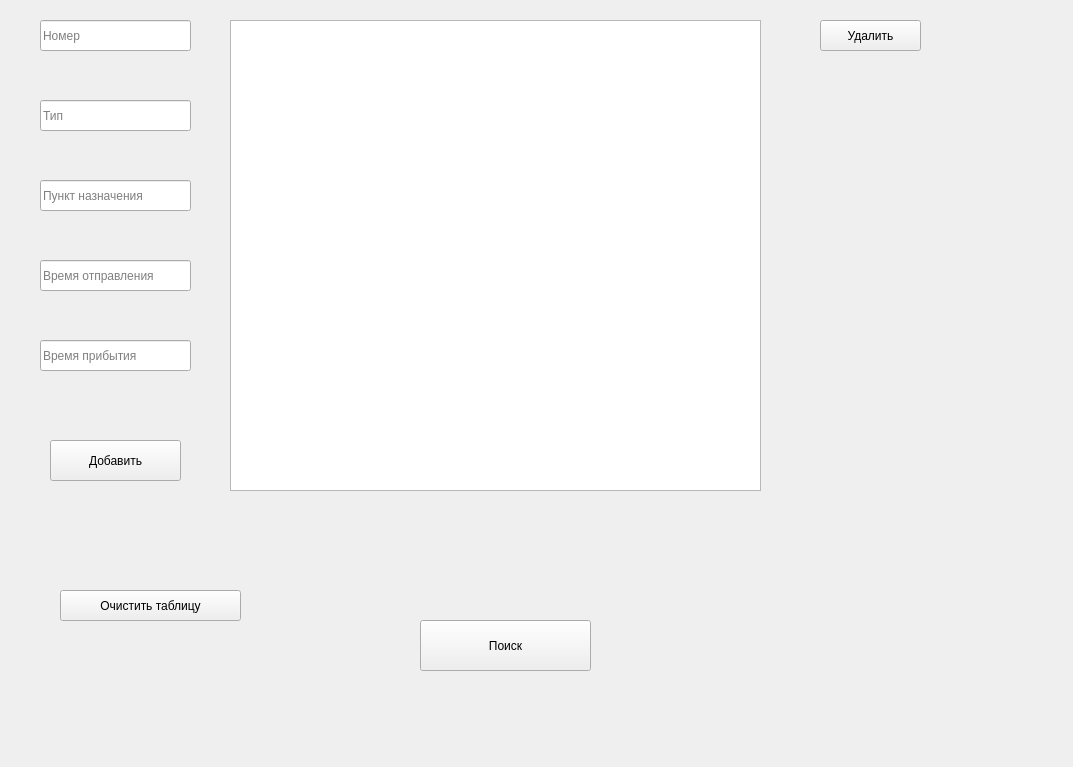
<?xml version="1.0" encoding="UTF-8"?>
<ui version="4.0">
 <class>MainWindow</class>
 <widget class="QMainWindow" name="MainWindow">
  <property name="geometry">
   <rect>
    <x>0</x>
    <y>0</y>
    <width>1073</width>
    <height>767</height>
   </rect>
  </property>
  <property name="windowTitle">
   <string>MainWindow</string>
  </property>
  <property name="styleSheet">
   <string notr="true">QMainWindow{
background-color: qlineargradient(spread:pad, x1:0.172, y1:0.0965909, x2:1, y2:1, stop:0 rgba(76, 12, 89, 255), stop:1 rgba(255, 255, 255, 255));
};</string>
  </property>
  <widget class="QWidget" name="centralwidget">
   <widget class="QLineEdit" name="lineEdit">
    <property name="geometry">
     <rect>
      <x>40</x>
      <y>20</y>
      <width>151</width>
      <height>31</height>
     </rect>
    </property>
    <property name="placeholderText">
     <string>Номер</string>
    </property>
   </widget>
   <widget class="QLineEdit" name="lineEdit_2">
    <property name="geometry">
     <rect>
      <x>40</x>
      <y>100</y>
      <width>151</width>
      <height>31</height>
     </rect>
    </property>
    <property name="placeholderText">
     <string>Тип</string>
    </property>
   </widget>
   <widget class="QLineEdit" name="lineEdit_3">
    <property name="geometry">
     <rect>
      <x>40</x>
      <y>180</y>
      <width>151</width>
      <height>31</height>
     </rect>
    </property>
    <property name="text">
     <string/>
    </property>
    <property name="placeholderText">
     <string>Пункт назначения</string>
    </property>
   </widget>
   <widget class="QLineEdit" name="lineEdit_4">
    <property name="geometry">
     <rect>
      <x>40</x>
      <y>260</y>
      <width>151</width>
      <height>31</height>
     </rect>
    </property>
    <property name="text">
     <string/>
    </property>
    <property name="placeholderText">
     <string>Время отправления</string>
    </property>
   </widget>
   <widget class="QLineEdit" name="lineEdit_5">
    <property name="geometry">
     <rect>
      <x>40</x>
      <y>340</y>
      <width>151</width>
      <height>31</height>
     </rect>
    </property>
    <property name="text">
     <string/>
    </property>
    <property name="placeholderText">
     <string>Время прибытия</string>
    </property>
   </widget>
   <widget class="QPushButton" name="add">
    <property name="geometry">
     <rect>
      <x>50</x>
      <y>440</y>
      <width>131</width>
      <height>41</height>
     </rect>
    </property>
    <property name="text">
     <string>Добавить</string>
    </property>
   </widget>
   <widget class="QPushButton" name="searching">
    <property name="geometry">
     <rect>
      <x>420</x>
      <y>620</y>
      <width>171</width>
      <height>51</height>
     </rect>
    </property>
    <property name="text">
     <string>Поиск</string>
    </property>
   </widget>
   <widget class="QListWidget" name="listWidget">
    <property name="geometry">
     <rect>
      <x>230</x>
      <y>20</y>
      <width>531</width>
      <height>471</height>
     </rect>
    </property>
   </widget>
   <widget class="QPushButton" name="clear">
    <property name="geometry">
     <rect>
      <x>60</x>
      <y>590</y>
      <width>181</width>
      <height>31</height>
     </rect>
    </property>
    <property name="text">
     <string>Очистить таблицу</string>
    </property>
   </widget>
   <widget class="QPushButton" name="delete_2">
    <property name="geometry">
     <rect>
      <x>820</x>
      <y>20</y>
      <width>101</width>
      <height>31</height>
     </rect>
    </property>
    <property name="text">
     <string>Удалить</string>
    </property>
   </widget>
  </widget>
 </widget>
 <resources/>
 <connections/>
</ui>
